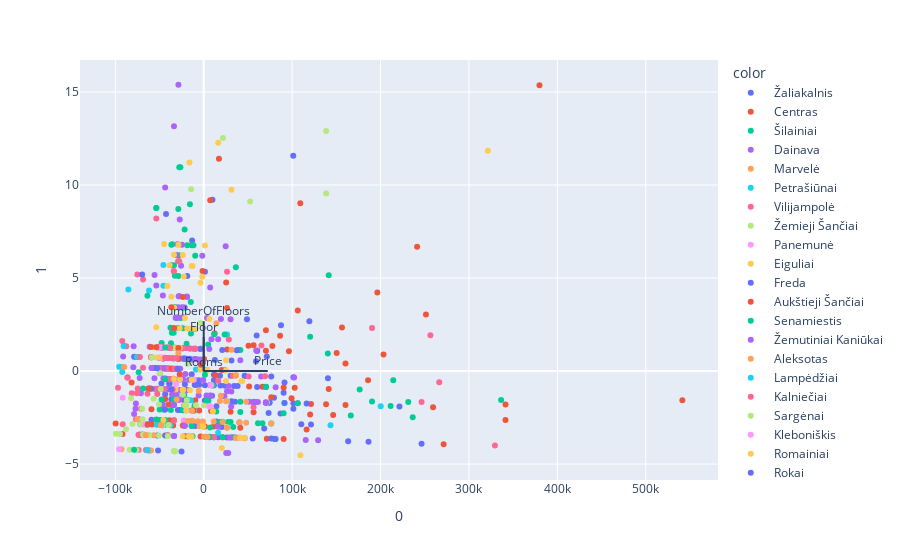

This figure's notebook cell:
### Code cell
X = df[features]

pca = PCA(n_components=2)
components = pca.fit_transform(X)

loadings = pca.components_.T * np.sqrt(pca.explained_variance_)

fig = px.scatter(components, x=0, y=1, color=df['Area'], height=800)

for i, feature in enumerate(features):
    fig.add_shape(
        type='line',
        x0=0, y0=0,
        x1=loadings[i, 0],
        y1=loadings[i, 1]
    )
    fig.add_annotation(
        x=loadings[i, 0],
        y=loadings[i, 1],
        ax=0, ay=0,
        xanchor="center",
        yanchor="bottom",
        text=feature,
    )
fig.show()

### Figure 1 — Plotly figure (JSON) as saved in the notebook; plotly's stock layout.template omitted (floating-point values rounded to 4 significant figures; data arrays with more than 128 entries replaced by an {"elided": "..."} marker saying what was removed)
{"data": [{"hovertemplate": "color= Žaliakalnis<br>0=%{x}<br>1=%{y}<extra></extra>", "legendgroup": " Žaliakalnis", "marker": {"color": "#636efa", "symbol": "circle"}, "mode": "markers", "name": " Žaliakalnis", "orientation": "v", "showlegend": true, "type": "scatter", "x": [1282.0, -46620.0, -18620.0, 60380.0, 91380.0, 73380.0, -28620.0, 90380.0, -39020.0, -36620.0, 76380.0, 86810.0, 9882.0, 186400.0, -56620.0, -76620.0, -23620.0, -5118.0, -13620.0, 221400.0, 18880.0, 74380.0, 14380.0, -13120.0, -9618.0, 23970.0, -21620.0, -69620.0, 46380.0, 1382.0, 101400.0, 101300.0, 71380.0, 20380.0, -21260.0, -33620.0, 39380.0, -78720.0, 31280.0, 60380.0, 11550.0, 14380.0, -47830.0, 31380.0, 11580.0, -19120.0, 163400.0, -51620.0, -38630.0, 18380.0, -22120.0, 16380.0, 35380.0, -44620.0, 6382.0, 11580.0, -5618.0, -10190.0, 87380.0, 26380.0, 10880.0, 34310.0, 31380.0, -52620.0, 59880.0, 121400.0, -71620.0, -42620.0, 55380.0, -43620.0, -59120.0, -43620.0, -63720.0, -45620.0, -9618.0, -23620.0, -38720.0, -33620.0, 9382.0, -29190.0, -54120.0, 40380.0, -27150.0, 101400.0, 1382.0, 246400.0, -13620.0, 74380.0, -8928.0, 140500.0, 81380.0, -13620.0, 46380.0, 38320.0, 30380.0, -72620.0, 79450.0, 60380.0, -42120.0, 110400.0, 68380.0, -59120.0, 101400.0, 23970.0], "xaxis": "x", "y": [-1.585, -2.906, 5.103, -0.8509, -0.6175, -2.248, -1.533, -1.167, -0.6799, -1.521, -0.292, -2.277, 9.208, -3.806, 0.1625, 0.7619, -1.529, -0.738, -2.953, -1.906, -0.7718, -1.688, -1.898, 7.018, 0.6468, -0.7893, 3.414, -3.414, -0.2497, -0.7574, -2.02, 11.57, 0.7891, -3.011, -0.7152, -1.809, 1.128, 0.7649, -3.577, 1.088, -0.2005, -2.715, -0.6674, -1.628, -0.7615, -3.506, -3.774, -4.267, -0.6804, -0.2477, 1.236, -3.556, -1.654, -1.51, -3.552, -0.4947, -0.491, -0.7411, 2.46, -3.57, -3.538, -0.8039, 0.572, -3.459, 1.917, -2.876, -2.861, 8.448, -3.621, -3.461, 0.7372, -1.245, -2.872, -2.897, -2.958, -1.273, 1.259, -3.486, -1.33, -2.093, 0.1589, -3.58, -2.096, -0.3376, 5.341, -3.901, -2.125, -1.698, -0.7429, -0.3928, -3.658, -0.1753, -0.26, -0.8095, -0.2477, -3.42, -1.428, 1.088, -0.4087, -2.861, -3.089, -2.622, -1.737, 0.0385], "yaxis": "y"}, {"hovertemplate": "color= Centras<br>0=%{x}<br>1=%{y}<extra></extra>", "legendgroup": " Centras", "marker": {"color": "#EF553B", "symbol": "circle"}, "mode": "markers", "name": " Centras", "orientation": "v", "showlegend": true, "type": "scatter", "x": [99380.0, 70380.0, -34620.0, 121400.0, 141400.0, -44220.0, -64720.0, 196400.0, 251400.0, 96380.0, 56380.0, -38620.0, 11380.0, -9618.0, 17210.0, 185900.0, 381.6, 66380.0, -1318.0, 13370.0, 20380.0, -43620.0, 71380.0, 90380.0, 379800.0, 26380.0, -40620.0, 12330.0, -73620.0, -81620.0, 203400.0, 21380.0, -33720.0, 50680.0, 116400.0, 26380.0, -10620.0, 8382.0, -3618.0, 109200.0, 120400.0, 241400.0, 341400.0, -91850.0, -19620.0, 160400.0, 160400.0, 1382.0, 86380.0, 1582.0, -72620.0, -5118.0, 41380.0, 138400.0, 341400.0, 102900.0, 70380.0, 10380.0, 26380.0, 30380.0, 259400.0, -58620.0, 106400.0, 56380.0, 7374.0, -66620.0, 70380.0, 271400.0, 541400.0, 77680.0, 51380.0, 156400.0, 36380.0, -64720.0, 150400.0, 146400.0, -39620.0, -59120.0], "xaxis": "x", "y": [-1.457, -1.683, -2.923, -1.765, -0.9652, -2.072, -3.431, 4.228, 3.046, 1.058, 1.382, -2.64, -2.978, -1.57, 11.41, -0.4943, 0.643, -0.8491, 5.373, -0.2304, 0.05384, -1.501, -3.644, -3.65, 15.36, -3.03, -3.455, 2.015, 0.7577, -0.6198, 0.8867, -3.563, -2.647, 1.362, -3.146, 3.384, -2.109, -2.146, -3.518, 9.014, -2.335, 6.686, -2.636, -3.383, -1.566, -1.82, 0.407, -2.974, 1.9, -3.525, -3.42, -2.127, -3.041, -1.778, -1.798, -0.9007, 1.095, -2.149, 1.157, -2.187, -1.949, -2.869, 3.261, -2.213, 9.178, -3.429, 2.2, -3.936, -1.571, 1.351, -0.828, 2.335, -3.574, -3.431, 0.9718, -2.361, -1.801, -2.051], "yaxis": "y"}, {"hovertemplate": "color= Šilainiai<br>0=%{x}<br>1=%{y}<extra></extra>", "legendgroup": " Šilainiai", "marker": {"color": "#00cc96", "symbol": "circle"}, "mode": "markers", "name": " Šilainiai", "orientation": "v", "showlegend": true, "type": "scatter", "x": [-9618.0, -36620.0, 21380.0, -23620.0, -45620.0, -49820.0, -50120.0, -11620.0, -9618.0, -27620.0, 10380.0, -18720.0, -12620.0, -29620.0, 36380.0, -23620.0, 41380.0, -43420.0, 61380.0, -10400.0, -37220.0, -21620.0, 141400.0, -23620.0, 21280.0, -28620.0, -13620.0, -47620.0, -28720.0, -17620.0, -3618.0, -16720.0, 27380.0, -50120.0, -37620.0, -19420.0, -37020.0, 18180.0, -32620.0, -36620.0, -29620.0, -45620.0, -53620.0, -31620.0, -33620.0, -29820.0, -36620.0, 14180.0, -20620.0, -41620.0, -60620.0, 11780.0, -15620.0, -53620.0, -32620.0, -18620.0, -718.4, 80380.0, 7167.0, -23620.0, 5082.0, -28120.0, -23520.0, -28720.0, -50120.0, -35620.0, -21940.0, -26120.0, -27630.0, -23620.0, 5382.0, 76380.0, -26420.0, -34020.0, -14620.0, -13620.0, -33620.0, -64720.0, -23620.0, -47620.0, -33620.0, -18720.0, 66380.0, 231400.0, -33620.0, -36020.0, -14420.0, -24120.0], "xaxis": "x", "y": [6.202, -0.9979, -2.725, -2.101, 0.147, -2.064, -2.624, 6.766, 2.265, 0.1216, -0.7701, -1.547, -3.505, 0.1244, 5.586, 0.6769, 1.136, -2.634, -2.802, -1.863, -2.092, 7.607, 5.151, 3.407, -3.553, 5.107, -2.943, 1.511, 2.312, -1.025, 1.199, -3.509, -2.744, -2.624, 2.325, 1.471, 1.496, -2.741, 3.44, 6.791, 0.6853, -2.07, 8.768, 2.867, 5.685, 1.236, 5.689, -2.174, -2.105, 0.7023, -0.9435, 1.978, 8.96, 8.768, 5.123, 6.765, -2.981, -3.657, -3.034, 1.228, 1.427, 6.228, -2.111, 8.712, -2.624, 6.81, -1.275, 2.849, 10.95, 2.295, -1.581, -2.823, 10.95, 2.063, 3.708, 6.768, -0.9919, -2.87, 1.238, 1.272, 1.252, -3.507, -2.809, -1.663, 1.252, 2.056, 2.015, -1.272], "yaxis": "y"}, {"hovertemplate": "color= Dainava<br>0=%{x}<br>1=%{y}<extra></extra>", "legendgroup": " Dainava", "marker": {"color": "#ab63fa", "symbol": "circle"}, "mode": "markers", "name": " Dainava", "orientation": "v", "showlegend": true, "type": "scatter", "x": {"elided": "159 float values"}, "xaxis": "x", "y": {"elided": "159 float values"}, "yaxis": "y"}, {"hovertemplate": "color= Marvelė<br>0=%{x}<br>1=%{y}<extra></extra>", "legendgroup": " Marvelė", "marker": {"color": "#FFA15A", "symbol": "circle"}, "mode": "markers", "name": " Marvelė", "orientation": "v", "showlegend": true, "type": "scatter", "x": [-56620.0], "xaxis": "x", "y": [-3.453], "yaxis": "y"}, {"hovertemplate": "color= Petrašiūnai<br>0=%{x}<br>1=%{y}<extra></extra>", "legendgroup": " Petrašiūnai", "marker": {"color": "#19d3f3", "symbol": "circle"}, "mode": "markers", "name": " Petrašiūnai", "orientation": "v", "showlegend": true, "type": "scatter", "x": [-45620.0, -95620.0, -45620.0, -20120.0, -8818.0, -44620.0, -91820.0, -14620.0, 3382.0, 143400.0, 91280.0, 16280.0, -85220.0, -92120.0, -34120.0, 26380.0, -37620.0, -61820.0, -10620.0, -75620.0, -53120.0], "xaxis": "x", "y": [5.702, 0.2278, 4.58, -2.106, 0.08476, -2.899, 0.2224, -1.563, 0.06755, -2.907, -1.722, -3.32, 4.379, -0.04401, 0.6917, 1.964, -2.919, 4.336, -2.119, 0.7605, -2.887], "yaxis": "y"}, {"hovertemplate": "color= Vilijampolė<br>0=%{x}<br>1=%{y}<extra></extra>", "legendgroup": " Vilijampolė", "marker": {"color": "#FF6692", "symbol": "circle"}, "mode": "markers", "name": " Vilijampolė", "orientation": "v", "showlegend": true, "type": "scatter", "x": [-64620.0, -23620.0, 56380.0, -33820.0, 32880.0, 266400.0, -68620.0, -35720.0, -73620.0, -73620.0, 246400.0, 329400.0, -74620.0, -44620.0, 28380.0, -40720.0, -76620.0, 106400.0, -36120.0, 69380.0, -70920.0, -38620.0, 65280.0, -49220.0, -73620.0, -91620.0, -86120.0, -81390.0, 50780.0, -50620.0, -87620.0, -75120.0, -96950.0, -45120.0, -28620.0, -55120.0, -50630.0, -33820.0, -52520.0, 11380.0, 190400.0, 46380.0, -72120.0, -68720.0, -39620.0, -75620.0, 11380.0, -63620.0, -65320.0, -51720.0, -50120.0, -33620.0, -46120.0, -27620.0, 256400.0, -22620.0], "xaxis": "x", "y": [-4.249, -1.006, -1.947, 5.364, -0.2579, -0.6079, 4.917, -0.428, -3.419, -4.247, -1.664, -3.998, -0.934, -0.9763, 1.698, 1.262, -2.597, -1.733, 0.6945, -0.2821, -2.024, -0.4239, 1.369, -0.9699, -3.419, -2.853, -0.3466, -1.191, -0.2934, 1.276, 1.338, 5.193, -0.9025, 0.6969, 0.6736, -0.9615, 0.1437, 5.364, -1.232, -3.559, 2.314, -3.609, 0.7556, -2.865, 0.1282, -1.199, -3.559, -1.216, -4.248, 1.277, 1.275, -2.658, 1.27, 5.906, 1.927, 1.236], "yaxis": "y"}, {"hovertemplate": "color= Žemieji Šančiai<br>0=%{x}<br>1=%{y}<extra></extra>", "legendgroup": " Žemieji Šančiai", "marker": {"color": "#B6E880", "symbol": "circle"}, "mode": "markers", "name": " Žemieji Šančiai", "orientation": "v", "showlegend": true, "type": "scatter", "x": [-32720.0, -94720.0, -62620.0, 21770.0, -40620.0, -23620.0, -46620.0, 138500.0, 52450.0, -14290.0, 138500.0, -82120.0, -21620.0, -19620.0, -68620.0, 381.6, -80620.0, -76120.0, 8382.0, -49620.0, -32720.0, -61620.0, -33620.0, -69620.0, 26280.0, -32720.0, -18260.0, -33620.0, 26380.0, -8718.0, -11620.0, -3618.0, -19620.0, -71620.0, -39620.0, -50620.0, -23620.0, 71380.0, -62620.0, -83720.0], "xaxis": "x", "y": [-4.315, -3.379, -4.262, 12.52, -3.496, -1.016, -2.906, 9.544, 9.114, 9.769, 12.9, -1.457, -1.837, -3.505, -3.426, -1.857, -2.848, -4.253, -0.7467, -0.104, -4.315, -3.436, 1.242, -2.025, -1.61, -4.315, 0.3752, -4.293, -3.009, -1.845, -2.128, 2.588, -1.85, -2.861, -2.906, -1.785, -1.273, -1.684, -3.424, -4.232], "yaxis": "y"}, {"hovertemplate": "color= Panemunė<br>0=%{x}<br>1=%{y}<extra></extra>", "legendgroup": " Panemunė", "marker": {"color": "#FF97FF", "symbol": "circle"}, "mode": "markers", "name": " Panemunė", "orientation": "v", "showlegend": true, "type": "scatter", "x": [7182.0, 6182.0, 41380.0, -2618.0, -48620.0, -91620.0, 8382.0, -11320.0, -48720.0, -66620.0, -22620.0, -31220.0], "xaxis": "x", "y": [-1.877, -1.886, -3.591, 1.208, 0.7224, -1.433, -0.757, -0.4727, 1.273, -2.878, -2.663, -0.7012], "yaxis": "y"}, {"hovertemplate": "color= Eiguliai<br>0=%{x}<br>1=%{y}<extra></extra>", "legendgroup": " Eiguliai", "marker": {"color": "#FECB52", "symbol": "circle"}, "mode": "markers", "name": " Eiguliai", "orientation": "v", "showlegend": true, "type": "scatter", "x": [-26920.0, -27120.0, -3618.0, 4382.0, -36620.0, 25280.0, 25280.0, -39620.0, -21120.0, -31720.0, 42580.0, -16120.0, -1618.0, 16380.0, 321400.0, -13620.0, -26920.0, -57620.0, -12620.0, -28620.0, -33720.0, -41120.0, -58620.0, 43480.0, -47620.0, -23720.0, -15620.0, -29620.0, -13620.0, -23620.0, -13620.0, 43480.0, -38620.0, 6382.0, 1382.0, -3618.0, -33620.0, -9618.0, -53620.0, -18620.0, -44820.0, -28620.0, -9619.0, -22620.0, 31380.0, 25180.0, -33720.0, -53720.0], "xaxis": "x", "y": [-0.4404, 2.3, 0.06714, 0.05586, 3.996, 0.5873, -0.5346, 1.26, 2.852, -0.9945, -0.5487, 11.2, 5.069, 12.27, 11.84, 5.646, 1.253, 1.286, 5.645, 5.897, -0.4308, 4.574, 0.7365, -0.5397, 0.7107, -1.006, -1.028, 1.246, -0.4694, 6.232, 2.281, -0.55, 5.692, 2.803, 6.747, 4.75, 3.421, 2.275, 0.7295, 2.288, 6.823, 6.79, 1.197, 5.088, 9.749, 0.02651, 6.246, 2.358], "yaxis": "y"}, {"hovertemplate": "color= Freda<br>0=%{x}<br>1=%{y}<extra></extra>", "legendgroup": " Freda", "marker": {"color": "#636efa", "symbol": "circle"}, "mode": "markers", "name": " Freda", "orientation": "v", "showlegend": true, "type": "scatter", "x": [12650.0, -52820.0, 91370.0, 48920.0, 76380.0, 70380.0, -69620.0, -20770.0, -59120.0, 116400.0, 37200.0, 20940.0, -3722.0, 119500.0, 59160.0, 40380.0, 70380.0], "xaxis": "x", "y": [0.5984, 0.1571, -1.712, 2.781, -3.63, -1.703, 5.185, 0.6559, -0.9559, -1.747, 1.114, 1.137, 1.182, 2.681, 0.5225, -2.762, -0.8548], "yaxis": "y"}, {"hovertemplate": "color= Aukštieji Šančiai<br>0=%{x}<br>1=%{y}<extra></extra>", "legendgroup": " Aukštieji Šančiai", "marker": {"color": "#EF553B", "symbol": "circle"}, "mode": "markers", "name": " Aukštieji Šančiai", "orientation": "v", "showlegend": true, "type": "scatter", "x": [-99620.0, -28620.0, -33620.0, -32590.0, -61620.0, 25380.0, -23620.0, -59620.0, -21620.0, -36120.0, -48720.0, -21620.0, -11620.0, -61820.0, -63420.0, -36620.0, -38120.0, -27120.0, -23620.0, -3118.0, -53620.0, -28670.0], "xaxis": "x", "y": [-2.821, 0.6736, 2.309, 0.1286, -4.264, 4.764, -2.928, 1.299, -2.941, 0.1336, -2.903, -3.502, -2.118, -0.9418, -2.872, 3.435, 1.248, -0.1732, 3.978, 0.3436, 1.28, 1.235], "yaxis": "y"}, {"hovertemplate": "color= Senamiestis<br>0=%{x}<br>1=%{y}<extra></extra>", "legendgroup": " Senamiestis", "marker": {"color": "#00cc96", "symbol": "circle"}, "mode": "markers", "name": " Senamiestis", "orientation": "v", "showlegend": true, "type": "scatter", "x": [59180.0, 33380.0, 166400.0, 1382.0, 140400.0, 30380.0, 3382.0, -53620.0, 336400.0, 176400.0, -47620.0, 120400.0, 236400.0, 90380.0, 33380.0, 211400.0, -33720.0, 23680.0, 6382.0, 70380.0, 41380.0, -33720.0, 41380.0, 190400.0, 214400.0, -73620.0, 56380.0, 106400.0], "xaxis": "x", "y": [-1.656, -3.009, -2.389, -0.1965, 0.9448, -2.738, -1.578, -2.609, -1.555, -0.994, -1.533, 1.842, -2.478, -2.261, -3.559, -1.881, -1.525, 1.972, -3.532, -0.8445, -2.203, -1.525, -1.652, -1.636, -0.497, -0.07011, -1.653, -1.733], "yaxis": "y"}, {"hovertemplate": "color= Žemutiniai Kaniūkai<br>0=%{x}<br>1=%{y}<extra></extra>", "legendgroup": " Žemutiniai Kaniūkai", "marker": {"color": "#ab63fa", "symbol": "circle"}, "mode": "markers", "name": " Žemutiniai Kaniūkai", "orientation": "v", "showlegend": true, "type": "scatter", "x": [56280.0, 26380.0, 61280.0, 25480.0, 27780.0, -21620.0, 31080.0, 70380.0, 115400.0, 59380.0, 51380.0], "xaxis": "x", "y": [-1.673, -1.087, -1.67, -4.407, -4.41, -2.941, -1.911, -1.703, -3.706, 1.11, -1.656], "yaxis": "y"}, {"hovertemplate": "color= Aleksotas<br>0=%{x}<br>1=%{y}<extra></extra>", "legendgroup": " Aleksotas", "marker": {"color": "#FFA15A", "symbol": "circle"}, "mode": "markers", "name": " Aleksotas", "orientation": "v", "showlegend": true, "type": "scatter", "x": [31380.0, -6618.0, 36380.0, 19380.0, -6618.0, -59620.0, 25380.0, 47980.0, -89820.0, 36380.0, -13060.0, 76380.0, -17870.0, -5618.0, 21380.0, 11380.0, 18380.0, 26380.0, -48620.0, -93120.0, 36380.0, -75120.0, 40380.0, -13280.0, -4618.0, 47980.0, -28720.0, -30680.0, -918.4, 36380.0, -65420.0, 381.6], "xaxis": "x", "y": [1.15, -2.706, -0.2356, -1.333, -2.706, -4.266, -1.619, -2.773, 0.2196, -3.595, -2.676, -2.813, -2.68, -1.052, -2.735, -2.711, -1.609, -3.03, -2.893, -4.209, -0.2356, -2.589, -2.752, -2.136, -2.965, -1.651, 0.9509, -1.53, -2.714, -0.2356, -3.43, -3.533], "yaxis": "y"}, {"hovertemplate": "color= Lampėdžiai<br>0=%{x}<br>1=%{y}<extra></extra>", "legendgroup": " Lampėdžiai", "marker": {"color": "#19d3f3", "symbol": "circle"}, "mode": "markers", "name": " Lampėdžiai", "orientation": "v", "showlegend": true, "type": "scatter", "x": [200100.0, -63620.0, -90620.0], "xaxis": "x", "y": [-1.886, -4.261, 1.343], "yaxis": "y"}, {"hovertemplate": "color= Kalniečiai<br>0=%{x}<br>1=%{y}<extra></extra>", "legendgroup": " Kalniečiai", "marker": {"color": "#FF6692", "symbol": "circle"}, "mode": "markers", "name": " Kalniečiai", "orientation": "v", "showlegend": true, "type": "scatter", "x": [-43720.0, -38620.0, -92120.0, -38920.0, -53620.0, -33620.0, -9619.0, -28820.0, -30620.0, -28620.0, -35120.0, -59620.0, -15720.0, -9619.0, -68620.0, 26380.0, 16380.0], "xaxis": "x", "y": [0.7155, 1.259, 1.612, 0.6984, 8.197, 0.13, 1.197, 5.897, 0.6867, 5.897, -0.9898, 0.7379, 1.216, 1.197, 0.1794, 5.333, -0.522], "yaxis": "y"}, {"hovertemplate": "color= Sargėnai<br>0=%{x}<br>1=%{y}<extra></extra>", "legendgroup": " Sargėnai", "marker": {"color": "#B6E880", "symbol": "circle"}, "mode": "markers", "name": " Sargėnai", "orientation": "v", "showlegend": true, "type": "scatter", "x": [-33630.0, -99300.0, -87910.0, -19120.0, -48620.0, -58620.0, -69120.0, -50620.0, -56620.0], "xaxis": "x", "y": [-4.313, -3.372, -3.122, -1.567, -0.9707, 0.7262, -2.587, -3.462, -1.483], "yaxis": "y"}, {"hovertemplate": "color= Kleboniškis<br>0=%{x}<br>1=%{y}<extra></extra>", "legendgroup": " Kleboniškis", "marker": {"color": "#FF97FF", "symbol": "circle"}, "mode": "markers", "name": " Kleboniškis", "orientation": "v", "showlegend": true, "type": "scatter", "x": [-95720.0], "xaxis": "x", "y": [-4.205], "yaxis": "y"}, {"hovertemplate": "color= Romainiai<br>0=%{x}<br>1=%{y}<extra></extra>", "legendgroup": " Romainiai", "marker": {"color": "#FECB52", "symbol": "circle"}, "mode": "markers", "name": " Romainiai", "orientation": "v", "showlegend": true, "type": "scatter", "x": [-23720.0, 46380.0, -16720.0, 109400.0, -718.4, -19620.0, 10380.0, -13720.0, -718.4, 20380.0, 41380.0, -45620.0, 41380.0], "xaxis": "x", "y": [-3.499, -3.598, -3.509, -4.525, -2.981, -2.117, -2.159, -3.514, -2.981, -4.133, -3.602, -2.631, -3.581], "yaxis": "y"}, {"hovertemplate": "color= Rokai<br>0=%{x}<br>1=%{y}<extra></extra>", "legendgroup": " Rokai", "marker": {"color": "#636efa", "symbol": "circle"}, "mode": "markers", "name": " Rokai", "orientation": "v", "showlegend": true, "type": "scatter", "x": [-36620.0, 80380.0, -16220.0, -29620.0, -21620.0, -43620.0, -25120.0], "xaxis": "x", "y": [-0.9876, -3.657, 0.6561, 0.1244, 0.674, -2.072, -4.325], "yaxis": "y"}, {"hovertemplate": "color= Vičiūnai<br>0=%{x}<br>1=%{y}<extra></extra>", "legendgroup": " Vičiūnai", "marker": {"color": "#EF553B", "symbol": "circle"}, "mode": "markers", "name": " Vičiūnai", "orientation": "v", "showlegend": true, "type": "scatter", "x": [90380.0, 76380.0], "xaxis": "x", "y": [-0.883, -1.414], "yaxis": "y"}, {"hovertemplate": "color= Palemonas<br>0=%{x}<br>1=%{y}<extra></extra>", "legendgroup": " Palemonas", "marker": {"color": "#00cc96", "symbol": "circle"}, "mode": "markers", "name": " Palemonas", "orientation": "v", "showlegend": true, "type": "scatter", "x": [-68620.0, -43620.0, -78720.0, -63670.0, -43720.0], "xaxis": "x", "y": [-0.9322, 1.266, -4.229, 4.045, -0.4372], "yaxis": "y"}, {"hovertemplate": "color= Vytėnai<br>0=%{x}<br>1=%{y}<extra></extra>", "legendgroup": " Vytėnai", "marker": {"color": "#ab63fa", "symbol": "circle"}, "mode": "markers", "name": " Vytėnai", "orientation": "v", "showlegend": true, "type": "scatter", "x": [-33620.0, 129400.0, 29380.0], "xaxis": "x", "y": [-3.496, -3.726, -3.574], "yaxis": "y"}, {"hovertemplate": "color= Vaišvydava<br>0=%{x}<br>1=%{y}<extra></extra>", "legendgroup": " Vaišvydava", "marker": {"color": "#FFA15A", "symbol": "circle"}, "mode": "markers", "name": " Vaišvydava", "orientation": "v", "showlegend": true, "type": "scatter", "x": [14380.0, 4282.0], "xaxis": "x", "y": [2.573, -3.549], "yaxis": "y"}], "layout": {"annotations": [{"ax": 0, "ay": 0, "text": "Price", "x": 72420.0, "xanchor": "center", "y": -4.57e-06, "yanchor": "bottom"}, {"ax": 0, "ay": 0, "text": "Rooms", "x": 0.5887, "xanchor": "center", "y": -0.0333, "yanchor": "bottom"}, {"ax": 0, "ay": 0, "text": "Floor", "x": 0.1417, "xanchor": "center", "y": 1.817, "yanchor": "bottom"}, {"ax": 0, "ay": 0, "text": "NumberOfFloors", "x": 0.03474, "xanchor": "center", "y": 2.682, "yanchor": "bottom"}], "autosize": true, "legend": {"title": {"text": "color"}, "tracegroupgap": 0}, "margin": {"t": 60}, "shapes": [{"type": "line", "x0": 0, "x1": 72420.0, "y0": 0, "y1": -4.57e-06}, {"type": "line", "x0": 0, "x1": 0.5887, "y0": 0, "y1": -0.0333}, {"type": "line", "x0": 0, "x1": 0.1417, "y0": 0, "y1": 1.817}, {"type": "line", "x0": 0, "x1": 0.03474, "y0": 0, "y1": 2.682}], "xaxis": {"anchor": "y", "autorange": true, "domain": [0, 1], "range": [-137700.0, 579500.0], "title": {"text": "0"}, "type": "linear"}, "yaxis": {"anchor": "x", "autorange": true, "domain": [0, 1], "range": [-5.773, 16.64], "title": {"text": "1"}, "type": "linear"}}}
